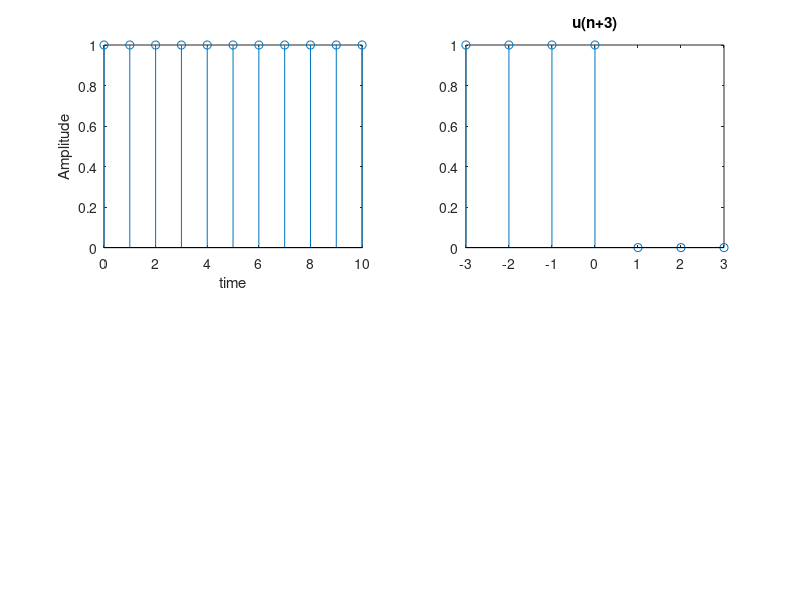

Write the MATLAB code that produced this figure.
# unit step signal 
n=0:1:10;
xn=[ones(1,11)];
subplot(2,2,1);
stem(n,xn);
xlabel("time");
ylabel("Amplitude");

#u(n-2)
n=-5:1:5;
xn2=[zeros(1,7),ones(1,4)];
subplot(2,2,2);
stem(n,xn2);
title("u-2");

 

#u(n+3)
n=-3:1:3;
xn=[ones(1,4),zeros(1,3)];
subplot(2,2,2);
stem(n,xn);
title("u(n+3)");
